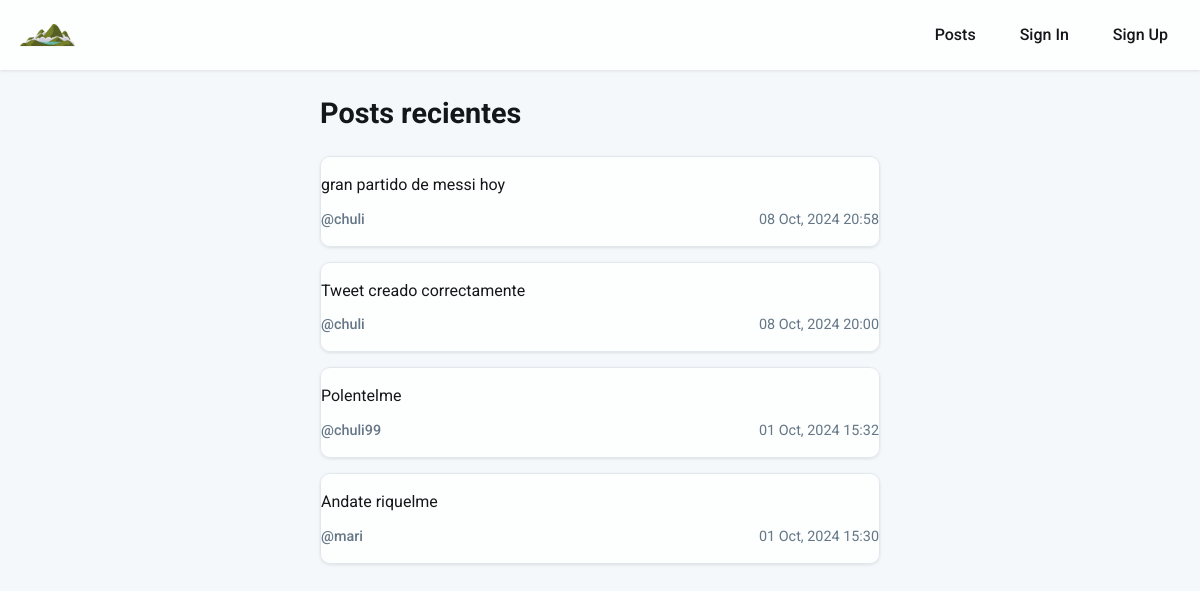
The app's page /posts/, older data.
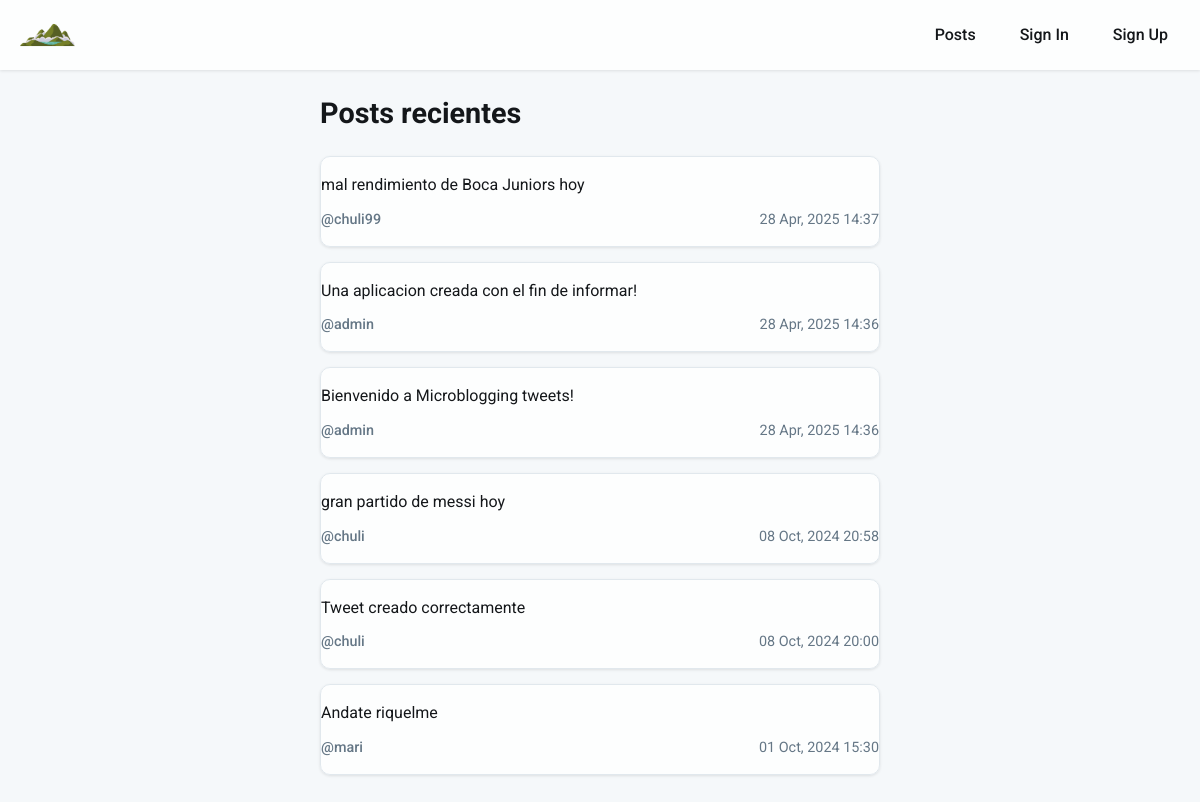
The same page, newer data.
### posts/models.py (models this page shows, shortened)
class Post(models.Model):
    content = models.CharField(max_length=140)
    created_at = models.DateTimeField(auto_now_add=True)
    datecompleted = models.DateTimeField(null=True)
    user = models.ForeignKey(User, on_delete=models.CASCADE)

### posts/views.py (the view)
# urls.py: path('posts/', views.posts,name='posts'),
def posts(request):
    posts = Post.objects.all().order_by('-created_at')  # El signo '-' indica orden descendente
    return render(request, 'posts.html',{'posts':posts})

### posts/templates/posts.html (shortened to what this page needs)
{% extends 'base.html'%}
{% block content %}
<div class="posts-header">
    <h1 style="font-size: 1.8rem; color: var(--secondary-color); margin-bottom: 20px;">Posts recientes</h1>
</div>
<div class="posts-container">
    {% if posts %}
        {% for post in posts %}
        <a href="{% url 'post_detail' post.id %}" style="text-decoration: none; color: inherit;">
            <div class="card post-item" style="transition: transform 0.2s; cursor: pointer;">
                <div class="post-content">{{ post.content }}</div>
                <div class="post-meta">
                    <div class="post-user" style="font-weight: 500;">@{{ post.user.username }}</div>
                    <div class="post-date">{{ post.created_at|date:"d M, Y H:i" }}</div>
                </div>
            </div>
        </a>
        {% endfor %}
    {% endif %}
</div>
{% endblock %}

### posts/templates/base.html (shortened to what this page needs)
{% load static %}
<!DOCTYPE html>
<html lang="en">
<head>
</head>
<body>
    <nav>
        <div class="nav-container">
            <a href="/" class="brand">
                <img src="{% static 'posts/img/montagne.png' %}" alt="Logo Montaña" class="logo-image">
            </a>
            <ul class="nav-menu">
                <li><a href="/posts">Posts</a></li>
                {% if user.is_authenticated %}
                <li><a href="/logout">Log Out</a></li>
                {% else %}
                <li><a href="/signin">Sign In</a></li>
                <li><a href="/signup">Sign Up</a></li>
                {% endif %}
            </ul>
        </div>
    </nav>
    <div class="container">
        {% block content %}
        {% endblock %}
    </div>
</body>
</html>

### posts/templates/base.html (style rules this page uses)
:root { --primary-color: #1DA1F2; --secondary-color: #14171A; --background-color: #F5F8FA; --text-color: #14171A; --border-color: #E1E8ED; --hover-color: #E8F5FD; }
* { margin: 0; padding: 0; box-sizing: border-box; }
body { font-family: 'Roboto', sans-serif; background-color: var(--background-color); color: var(--text-color); line-height: 1.6; }
.container { max-width: 600px; margin: 0 auto; padding: 20px; position: relative; z-index: 10; }
body::before { content: ""; position: fixed; top: 0; left: 0; width: 100%; height: 100%; background-image: url('https://images.unsplash.com/photo-1506905925346-21bda4d32df4?ixlib=rb-4.0.3&ixid=MnwxMjA3fDB8MHxwaG90by1wYWdlfHx8fGVufDB8fHx8&auto=format&fit=crop&w=2070&q=80'); background-size: cover; background-position: center; background-repeat: no-repeat; opacity: 0.55; z-index: -1; }
.logo-image { height: 40px; width: auto; display: block; }
nav { background-color: rgba(255, 255, 255, 0.8); box-shadow: 0 1px 3px rgba(0, 0, 0, 0.1); padding: 15px 0; position: sticky; top: 0; z-index: 100; }
.nav-container { max-width: 1200px; margin: 0 auto; display: flex; justify-content: space-between; align-items: center; padding: 0 20px; }
.brand { font-size: 1.5rem; font-weight: 700; color: var(--primary-color); text-decoration: none; }
.nav-menu { display: flex; list-style: none; gap: 20px; }
.nav-menu a { text-decoration: none; color: var(--text-color); font-weight: 500; transition: color 0.3s; padding: 8px 12px; border-radius: 20px; }
.card { background-color: rgba(255, 255, 255, 0.8); border-radius: 10px; box-shadow: 0 1px 3px rgba(0, 0, 0, 0.1); padding: 20px; margin-bottom: 15px; border: 1px solid var(--border-color); }
.post-item { border-bottom: 1px solid var(--border-color); padding: 15px 0; transition: background-color 0.3s; }
.post-content { font-size: 1rem; margin-bottom: 10px; }
.post-meta { display: flex; justify-content: space-between; color: #657786; font-size: 0.9rem; }

Row changes from the older to the newer data that the page shows:
removed Post: content "Polentelme", user.username "chuli99", created_at "01 Oct, 2024 15:32"
added Post: content "mal rendimiento de Boca Juniors hoy", user.username "chuli99", created_at "28 Apr, 2025 14:37"
added Post: content "Una aplicacion creada con el fin de informar!", user.username "admin", created_at "28 Apr, 2025 14:36"
added Post: content "Bienvenido a Microblogging tweets!", user.username "admin", created_at "28 Apr, 2025 14:36"
